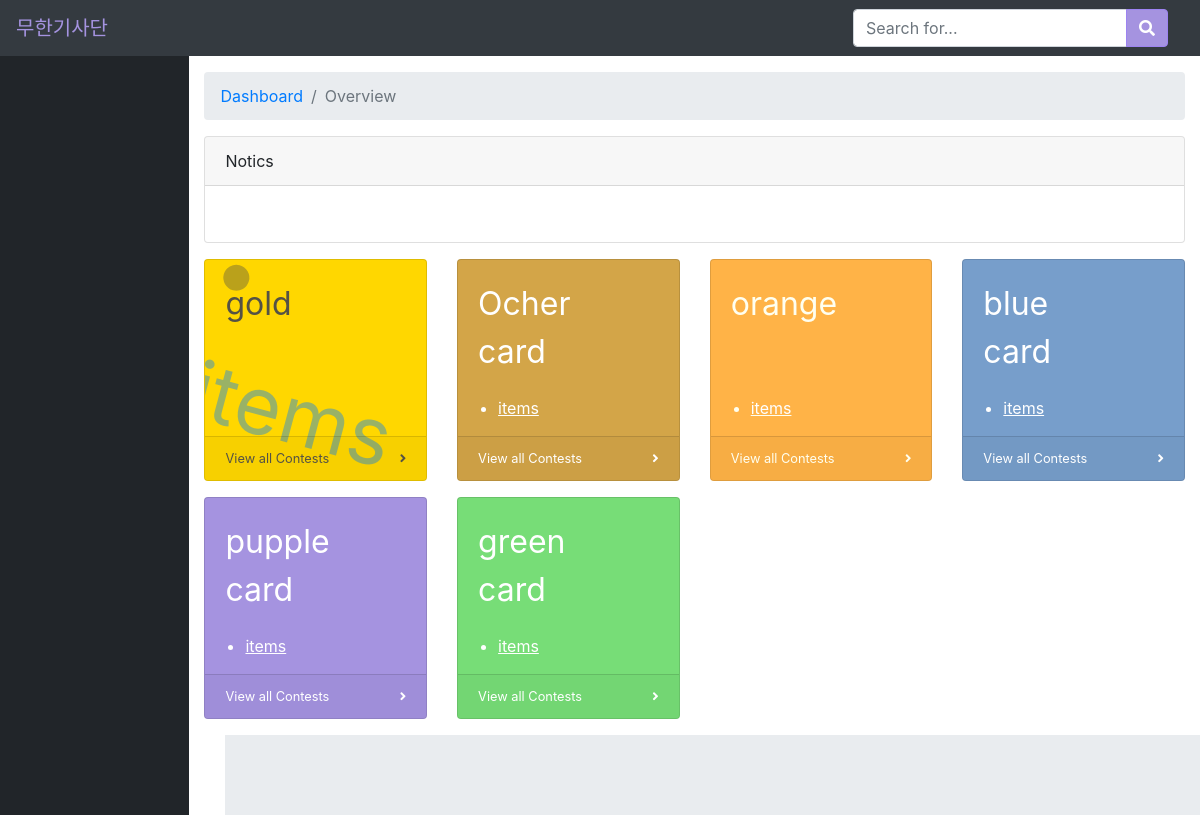
The page /epic/ on the database as committed earlier.
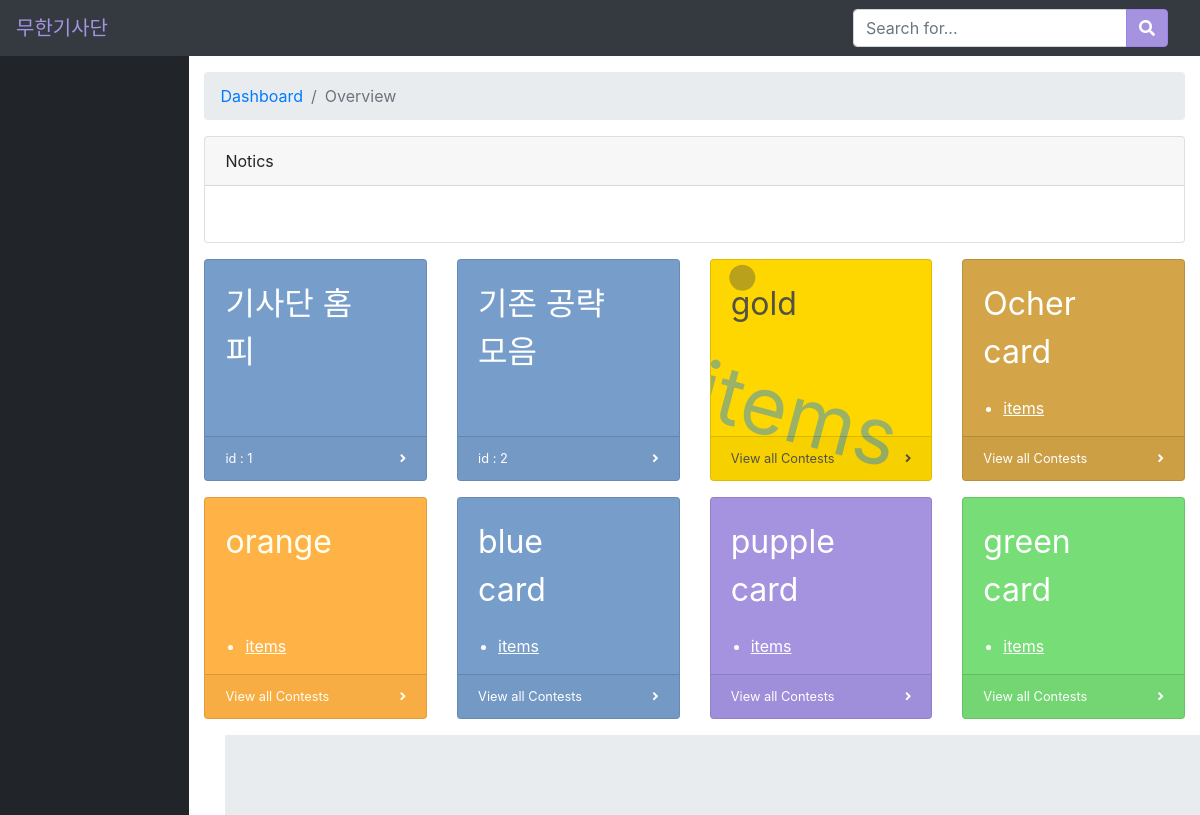
The same page on the database as committed later.
### epic7/models.py (models this page shows)
class tips(models.Model):
    link = models.CharField(max_length=200)
    name = models.CharField(max_length=200)
    writer = models.CharField(max_length=200, null=True)
    memo = models.CharField(max_length=200, null=True)
    important = models.BooleanField(default=False)

### epic7/views.py (the view)
# urls.py: path('', home.views.index),
def index(request):
    lit = notic.objects.all()
    imporlit = tips.objects.filter(important = True)
    return  render(request, 'e7index.html', {'notic':lit, 'hints':imporlit})

### epic7/templates/e7index.html (shortened to what this page needs)
{% load static %}
<!DOCTYPE html>
<html lang="en">
  <head>
    <link rel="stylesheet" href="https://use.fontawesome.com/releases/v5.9.0/css/all.css" />
    <link href="{% static 'css/sb-admin.css'%}" rel="stylesheet" />
    <link href="{% static 'css/addition.css'%}" rel="stylesheet" />
  </head>
  <body id="page-top">
    <nav class="navbar navbar-expand navbar-dark bg-dark static-top">
      <a class="navbar-brand mr-1" href=".">무한기사단</a>
      <form action="search" class="d-none d-md-inline-block form-inline ml-auto mr-0 mr-md-3 my-2 my-md-0">
        <div class="input-group">
          <input type="text" class="form-control" name="kq" placeholder="Search for..." aria-label="Search"
            aria-describedby="basic-addon2" />
          <div class="input-group-append">
            <button class="btn btn-primary" type="submit">
              <i class="fas fa-search"></i>
            </button>
          </div>
        </div>
      </form>
    </nav>
    <div id="wrapper">
      <div class="sidebar navbar-nav" id="sidebar"></div>
      <div id="content-wrapper">
        <div class="container-fluid">
          <ol class="breadcrumb">
            <li class="breadcrumb-item">
              <a href="#">Dashboard</a>
            </li>
            <li class="breadcrumb-item active">Overview</li>
          </ol>
          <div class="card mb-3">
            <div class="card-header">
              Notics
            </div>
            <div class="card-body">
            </div>
          </div>
          <div class="row">
            {%for imp in hints %}
            <div class="col-xl-3 col-sm-6 mb-3">
              <div class="card text-white bg-blue2 o-hidden h-100">
                <div class="card-body">
                  <div class="mr-5">{{ imp.name }}</div>
                </div>
                <a class="card-footer text-white clearfix small z-1" href="javascript:;"
                  onClick="viewDialog('tips','{{ imp.id }}' )">
                  <span class="float-left"> id : {{ imp.id }}</span>
                  <span class="float-right">
                    <i class="fas fa-angle-right"></i>
                  </span>
                </a>
              </div>
            </div>
            {% endfor %}
            <div class="col-xl-3 col-sm-6 mb-3">
              <div class="card text-sidegold bg-gold o-hidden h-100">
                <div class="card-body">
                  <div class="card-body-icon">
                    <li>
                      <a href="javascript:;" onclick="viewDialog()"> items</a>
                    </li>
                  </div>
                  <div class="mr-5">gold</div>
                </div>
                <a class="card-footer text-sidegold clearfix small z-1" href="javascript:;" onClick="go_table()">
                  <span class="float-left">View all Contests</span>
                  <span class="float-right">
                    <i class="fas fa-angle-right"></i>
                  </span>
                </a>
              </div>
            </div>
            <div class="col-xl-3 col-sm-6 mb-3">
              <div class="card text-sideOcher bg-Ocher o-hidden h-100">
                <div class="card-body">
                  <div class="mr-5">Ocher card</div>
                </div>
                <ul class="list-game list-sideOcher">
                  <li>
                    <a href="javascript:;" onclick="viewDialog()"> items</a>
                  </li>
                </ul>
                <a class="card-footer text-sideOcher clearfix small z-1" href="javascript:;" onClick="go_table()">
                  <span class="float-left">View all Contests</span>
                  <span class="float-right">
                    <i class="fas fa-angle-right"></i>
                  </span>
                </a>
              </div>
            </div>
            <div class="col-xl-3 col-sm-6 mb-3">
              <div class="card text-sideorange bg-orange2 o-hidden h-100">
                <div class="card-body">
                  <div class="mr-5">orange</div>
                </div>
                <ul id="OW_list" class="list-game list-sideorange">
                  <li>
                    <a href="javascript:;" onclick="viewDialog()"> items</a>
                  </li>
                </ul>
                <a class="card-footer text-sideorange clearfix small z-1" href="javascript:;" onClick="go_table('')">
                  <span class="float-left">View all Contests</span>
                  <span class="float-right">
                    <i class="fas fa-angle-right"></i>
                  </span>
                </a>
              </div>
            </div>
            <div class="col-xl-3 col-sm-6 mb-3">
              <div class="card text-white bg-blue2 o-hidden h-100">
                <div class="card-body">
                  <div class="mr-5">blue card</div>
                </div>
                <ul class="list-game">
                  <li>
                    <a href="javascript:;" onclick="viewDialog()"> items</a>
                  </li>
                </ul>
                <a class="card-footer text-white clearfix small z-1" href="javascript:;" onClick="go_table()">
                  <span class="float-left">View all Contests</span>
                  <span class="float-right">
                    <i class="fas fa-angle-right"></i>
                  </span>
                </a>
              </div>
            </div>
            <div class="col-xl-3 col-sm-6 mb-3">
              <div class="card text-white bg-pupple o-hidden h-100">
                <div class="card-body">
                  <div class="mr-5">pupple card</div>
                </div>
                <ul class="list-game">
                  <li>
                    <a href="javascript:;" onclick="viewDialog()"> items</a>
                  </li>
                </ul>
                <a class="card-footer text-white clearfix small z-1" href="javascript:;" onClick="go_table()">
                  <span class="float-left">View all Contests</span>
                  <span class="float-right">
                    <i class="fas fa-angle-right"></i>
                  </span>
                </a>
              </div>
            </div>
            <div class="col-xl-3 col-sm-6 mb-3">
              <div class="card text-white bg-green2 o-hidden h-100">
                <div class="card-body">
                  <div class="mr-5">green card</div>
                </div>
                <ul class="list-game">
                  <li>
                    <a href="javascript:;" onclick="viewDialog()"> items</a>
                  </li>
                </ul>
                <a class="card-footer text-white clearfix small z-1" href="javascript:;" onClick="go_table()">
                  <span class="float-left">View all Contests</span>
                  <span class="float-right">
                    <i class="fas fa-angle-right"></i>
                  </span>
                </a>
              </div>
            </div>
          </div>
          <footer class="sticky-footer">
          </footer>
        </div>
      </div>
    </div>
  </body>
</html>

### epic7/static/css/addition.css (style rules this page uses)
.list-game { text-decoration: underline }
.text-sideorange, .list-sideorange, .list-sideorange a { color: ivory; }
.text-sidegold, .list-sidegold, .list-sidegold a { color: #545245 !important; }
.list-game li a { color: white; }
.bg-gold, a.bg-gold:hover, a.bg-gold:focus, button.bg-gold:hover, button.bg-gold:focus { background-color: gold !important; }
.bg-orange2, a.bg-orange2:hover, a.bg-orange2:focus, button.bg-orange2:hover, button.bg-orange2:focus { background-color: #ffb347 !important; }
.bg-pupple, a.bg-pupple:hover, a.bg-pupple:focus, button.bg-pupple:hover, button.bg-pupple:focus { background-color: #A593E0 !important; }
.bg-Ocher, a.bg-Ocher:hover, a.bg-Ocher:focus, button.bg-Ocher:hover, button.bg-Ocher:focus { background-color: #c68a12c4 !important; }
.bg-blue2, a.bg-blue2:hover, a.bg-blue2:focus, button.bg-blue2:hover, button.bg-blue2:focus { background-color: #779ecb !important; }
.bg-green2, a.bg-green2:hover, a.bg-green2:focus, button.bg-green2:hover, button.bg-green2:focus { background-color: #77dd77 !important; }
.text-sideOcher, .list-sideOcher, .list-sideOcher a { color: white; }
.btn:not(:disabled):not(.disabled):active, .btn:not(:disabled):not(.disabled).active, .show>.btn.dropdown-toggle, .btn.disabled, .btn:disabled, .btn:hover, .btn { color: #fff; background-color: #A593E0; border-color: #9D83F1; }
.navbar-brand { color: #A593E0 !important; }

Rows that differ between the two databases and show on the page:
now on this page (row edited): tips: name "기사단 홈피", id "1"
added tips: name "기존 공략모음", id "2"
